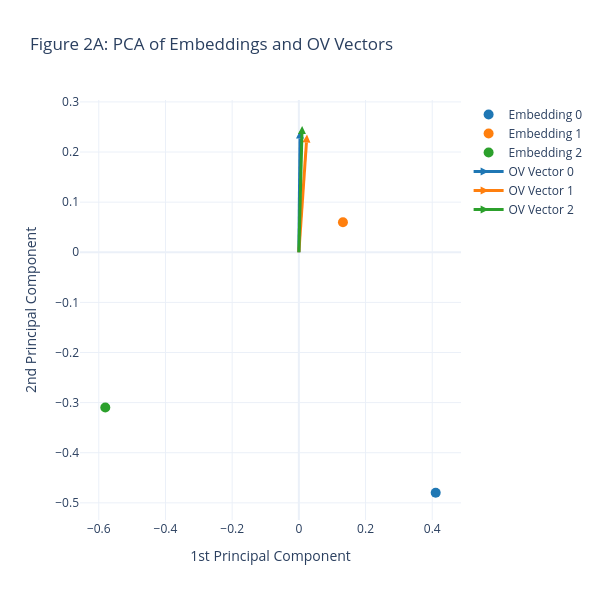

This figure's notebook cell:
### Code cell
W_E, OV_vectors = extract_vectors(model,layer_idx=0, head_idx=1)
plot_pca_vectors(W_E, OV_vectors)

### Figure 1 — Plotly figure (JSON) as saved in the notebook; plotly's stock layout.template omitted (floating-point values rounded to 4 significant figures)
{"data": [{"marker": {"color": "#1f77b4", "size": 10, "symbol": "circle"}, "mode": "markers", "name": "Embedding 0", "type": "scatter", "x": [0.4104], "y": [-0.4798]}, {"marker": {"color": "#ff7f0e", "size": 10, "symbol": "circle"}, "mode": "markers", "name": "Embedding 1", "type": "scatter", "x": [0.1322], "y": [0.05988]}, {"marker": {"color": "#2ca02c", "size": 10, "symbol": "circle"}, "mode": "markers", "name": "Embedding 2", "type": "scatter", "x": [-0.5805], "y": [-0.3099]}, {"line": {"color": "#1f77b4", "width": 3}, "marker": {"angleref": "previous", "color": "#1f77b4", "size": 8, "symbol": "arrow-bar-up"}, "mode": "lines+markers", "name": "OV Vector 0", "type": "scatter", "x": [0, 0.003642], "y": [0, 0.2429]}, {"line": {"color": "#ff7f0e", "width": 3}, "marker": {"angleref": "previous", "color": "#ff7f0e", "size": 8, "symbol": "arrow-bar-up"}, "mode": "lines+markers", "name": "OV Vector 1", "type": "scatter", "x": [0, 0.0244], "y": [0, 0.2351]}, {"line": {"color": "#2ca02c", "width": 3}, "marker": {"angleref": "previous", "color": "#2ca02c", "size": 8, "symbol": "arrow-bar-up"}, "mode": "lines+markers", "name": "OV Vector 2", "type": "scatter", "x": [0, 0.009842], "y": [0, 0.2519]}], "layout": {"height": 600, "showlegend": true, "title": {"text": "Figure 2A: PCA of Embeddings and OV Vectors"}, "width": 600, "xaxis": {"title": {"text": "1st Principal Component"}}, "yaxis": {"title": {"text": "2nd Principal Component"}}}}
